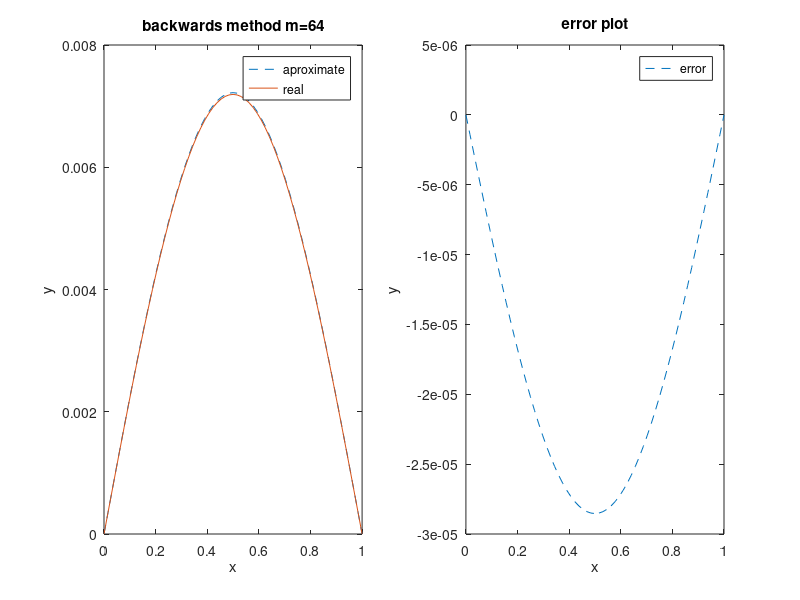

The MATLAB script that drew this image:
clc;
clear all;
alpha = 1;%defined by the problem in this case there is only d^2u/dx^2 so 1
endpoint = 1;%defined by problem in this case 1 b.c interval is [0,1]
g = 6
m = 2^g;
h = 1/(2^g);
k = h^2/2;
Time = .5; % given in problem
lambda = (alpha^2)*k/(h^2);
g = @(x,t) exp(-(pi^2)*t)*sin(pi*x);
f = @(x) sin(pi*x);
i = (1/m):h:((m-1)/m);
w = zeros(floor(1/h),1);
for j = 1:m-1
w(j) = f(i(j));%no zeroth element in matlab
end
l(1) = 1 + 2*lambda;
u(1) = -lambda/l(1);

for i = 2:m-2
    l(i) = 1+2*lambda + lambda*u(i-1);
    u(i) = - lambda/l(i);
end 

l(m-1) = 1 + 2* lambda + lambda * u(m-2);

for j =1:(Time/k) 
t = j*k;
z(1) = w(1)/l(1);
for i = 2:m-1
   z(i) = ((w(i) + lambda*z(i-1))/l(i));
end
   w(m-1) = z(m-1);
   for i = m-2 :-1: 1
       w(i)= z(i) - u(i)*w(i+1);
   
   
   end
end
subplot(1,2,1)
i = 0:h:1;
plot(i, [0;w],'--')
hold on;
plot(i,g(i,.5) )
title('backwards method m=64')
xlabel('x')
ylabel('y')
legend('aproximate', 'real')

subplot(1,2,2)
a = g(i,.5);
plot(i, a'-[0;w],'--')
title('error plot')
xlabel('x')
ylabel('y')
legend('error')

max_error = norm (a'-[0;w],inf)